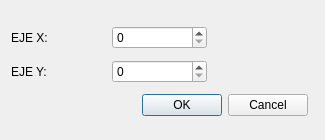
<?xml version="1.0" encoding="UTF-8"?>
<ui version="4.0">
 <class>Coordenadas</class>
 <widget class="QDialog" name="Coordenadas">
  <property name="geometry">
   <rect>
    <x>0</x>
    <y>0</y>
    <width>325</width>
    <height>140</height>
   </rect>
  </property>
  <property name="minimumSize">
   <size>
    <width>325</width>
    <height>140</height>
   </size>
  </property>
  <property name="maximumSize">
   <size>
    <width>325</width>
    <height>140</height>
   </size>
  </property>
  <property name="windowTitle">
   <string>Dialog</string>
  </property>
  <layout class="QGridLayout" name="gridLayout_2">
   <item row="0" column="0">
    <widget class="QStackedWidget" name="stackedWidget">
     <property name="currentIndex">
      <number>0</number>
     </property>
     <widget class="QWidget" name="pageCoords">
      <widget class="QWidget" name="layoutWidget">
       <property name="geometry">
        <rect>
         <x>0</x>
         <y>10</y>
         <width>297</width>
         <height>101</height>
        </rect>
       </property>
       <layout class="QGridLayout" name="gridLayout">
        <item row="0" column="0">
         <widget class="QLabel" name="label1">
          <property name="text">
           <string>EJE X:</string>
          </property>
         </widget>
        </item>
        <item row="0" column="1">
         <widget class="QSpinBox" name="xSpinBox"/>
        </item>
        <item row="0" column="2">
         <widget class="QLabel" name="xValues">
          <property name="text">
           <string/>
          </property>
         </widget>
        </item>
        <item row="1" column="0">
         <widget class="QLabel" name="label2">
          <property name="text">
           <string>EJE Y:</string>
          </property>
         </widget>
        </item>
        <item row="1" column="1">
         <widget class="QSpinBox" name="ySpinBox"/>
        </item>
        <item row="1" column="2">
         <widget class="QLabel" name="yValues">
          <property name="text">
           <string/>
          </property>
         </widget>
        </item>
        <item row="2" column="1" colspan="2">
         <widget class="QDialogButtonBox" name="buttonBox">
          <property name="orientation">
           <enum>Qt::Horizontal</enum>
          </property>
          <property name="standardButtons">
           <set>QDialogButtonBox::Cancel|QDialogButtonBox::Ok</set>
          </property>
         </widget>
        </item>
       </layout>
      </widget>
     </widget>
    </widget>
   </item>
  </layout>
 </widget>
 <resources/>
 <connections>
  <connection>
   <sender>buttonBox</sender>
   <signal>accepted()</signal>
   <receiver>Coordenadas</receiver>
   <slot>accept()</slot>
   <hints>
    <hint type="sourcelabel">
     <x>248</x>
     <y>254</y>
    </hint>
    <hint type="destinationlabel">
     <x>157</x>
     <y>274</y>
    </hint>
   </hints>
  </connection>
  <connection>
   <sender>buttonBox</sender>
   <signal>rejected()</signal>
   <receiver>Coordenadas</receiver>
   <slot>reject()</slot>
   <hints>
    <hint type="sourcelabel">
     <x>316</x>
     <y>260</y>
    </hint>
    <hint type="destinationlabel">
     <x>286</x>
     <y>274</y>
    </hint>
   </hints>
  </connection>
 </connections>
</ui>
